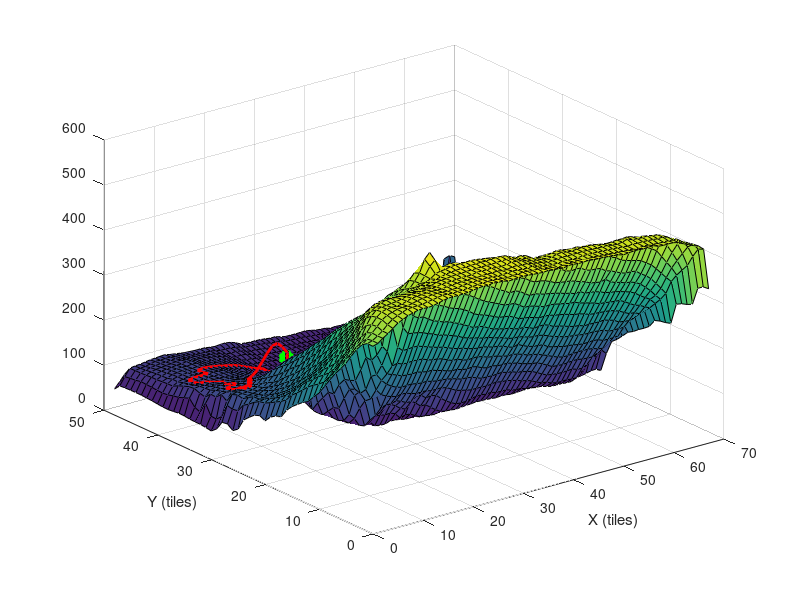

Here is the MATLAB script that generated this plot:
% clc; 
% clear all;
% close all;

load('T2');
load('OptimalPath');
[n, m] = size(T);
optimalPath=OptimalPath;
l = length(optimalPath);

%Convert back the node cardinal number to the corresponding xyz coordinate.
% x = zeros(1, l);
% y = zeros(1, l);
% z = zeros(1, l);
% for i = 1 : l
%     x(i) = mod(optimalPath(i) - 1, n) + 1;
%     y(i) = abs((optimalPath(i) - 1 - mod(optimalPath(i) - 1, n)) / n) + 1;
%     z(i) = 1.0 + T(x(i), y(i));
% end
% hold on
% % Draw the optimal path as line.
% figure;
surf(T);
hold on
load('x');
load('y');
load('z');

% % z(1:size(x, 2))=600;
plot3(y, x, z, 'r', 'LineWidth', 2)


% save('C:\Users\Salvo\Desktop\test_correttezza_dpa\dpa\test_robot\Mappa', 'Mappa');
fin=[y' x'];
save('fin', 'fin');
% hold on
% Draw asterisk symbol (*) at destination nodes.
% plot3(y(l), x(l), z(l), '*m', 'LineWidth', 4)
%pause(1);
% Draw asterisk symbol (*) at destination nodes.
plot3(y(l), x(l), z(l)+30, '*g', 'LineWidth', 10)
plot3(y(1), x(1), z(1)+30, 'sr', 'LineWidth', 7)

xlabel('X (tiles)'); ylabel('Y (tiles)');